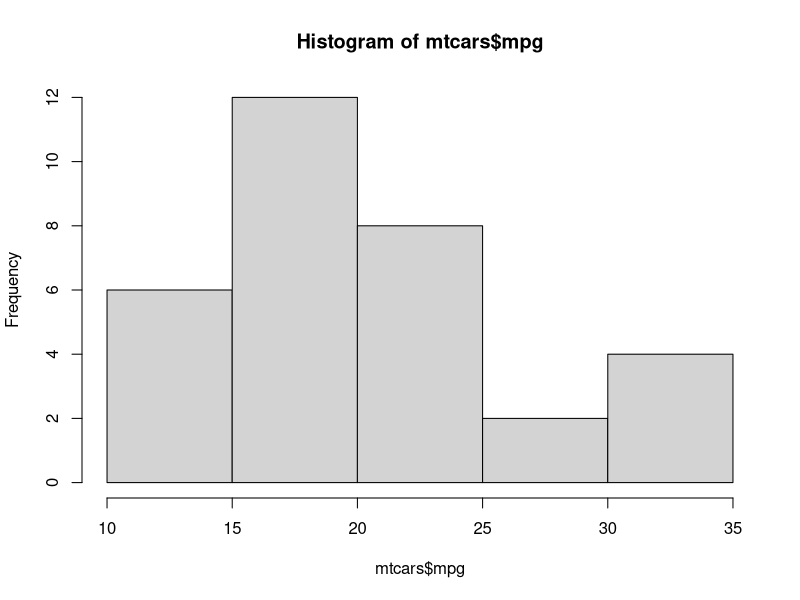
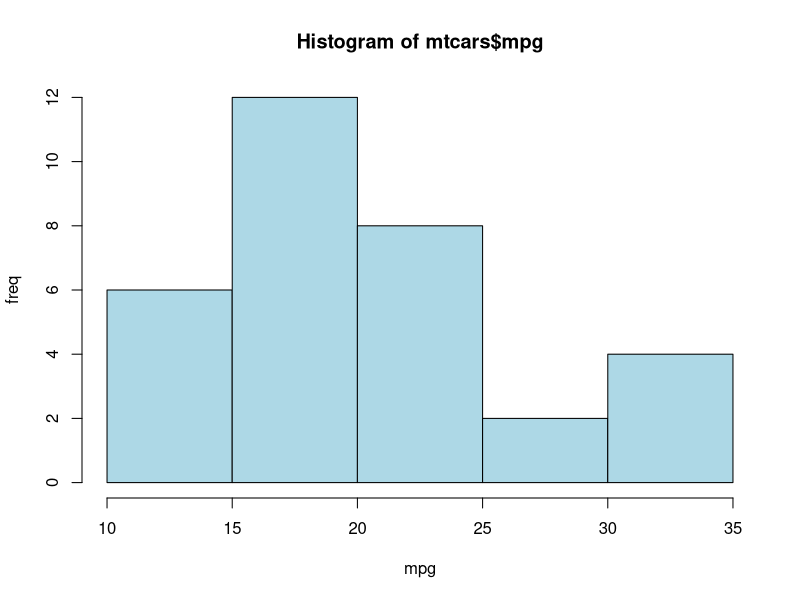
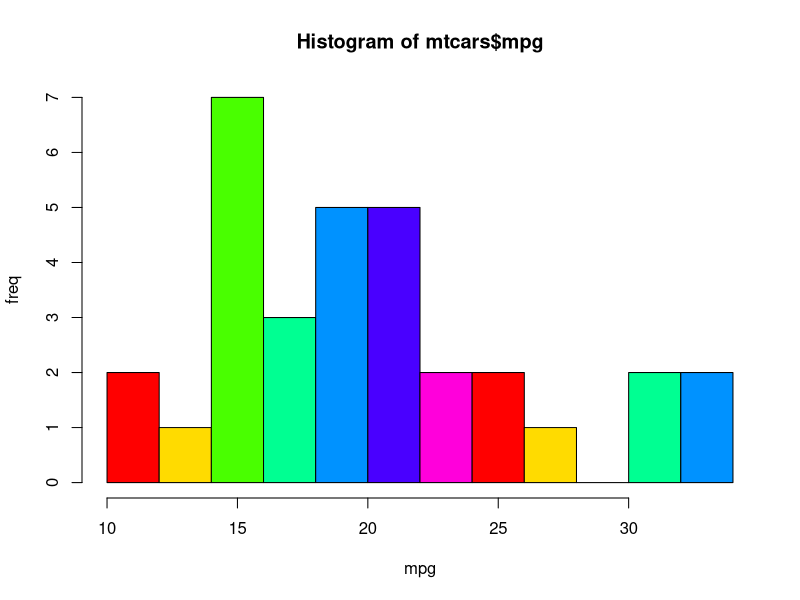
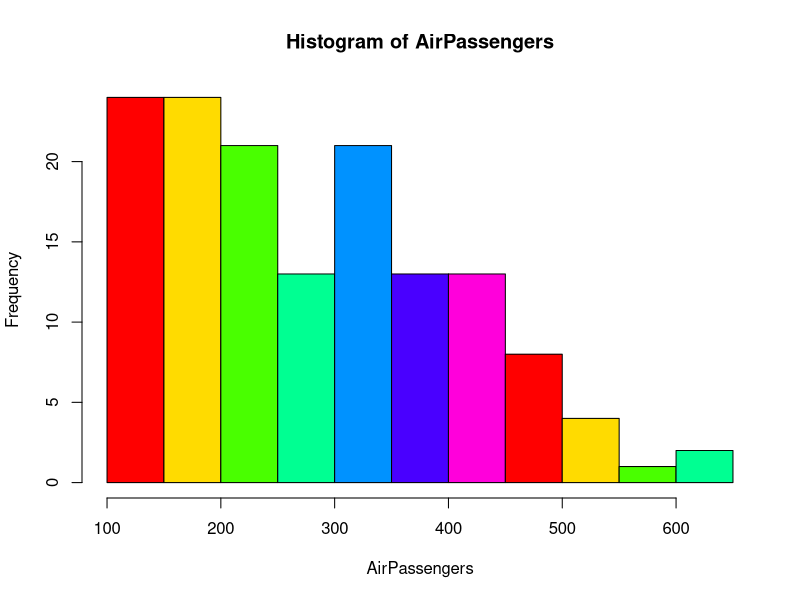
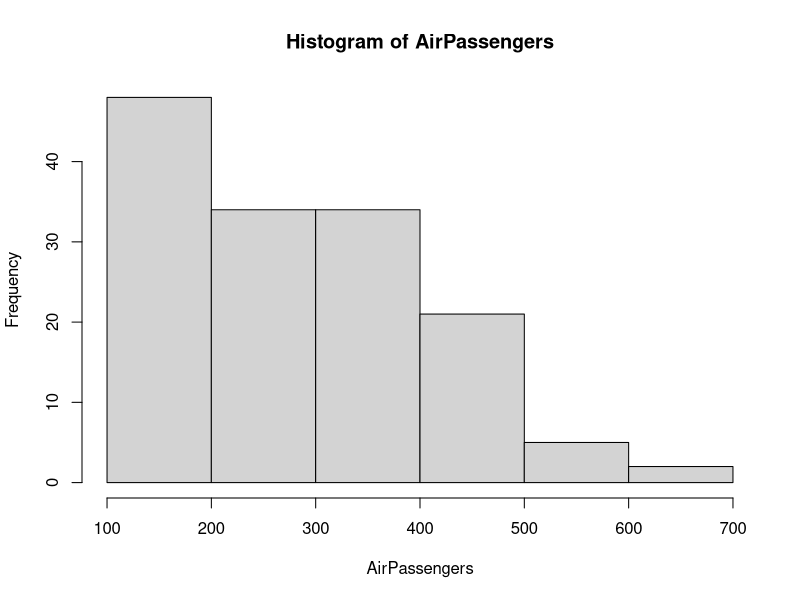
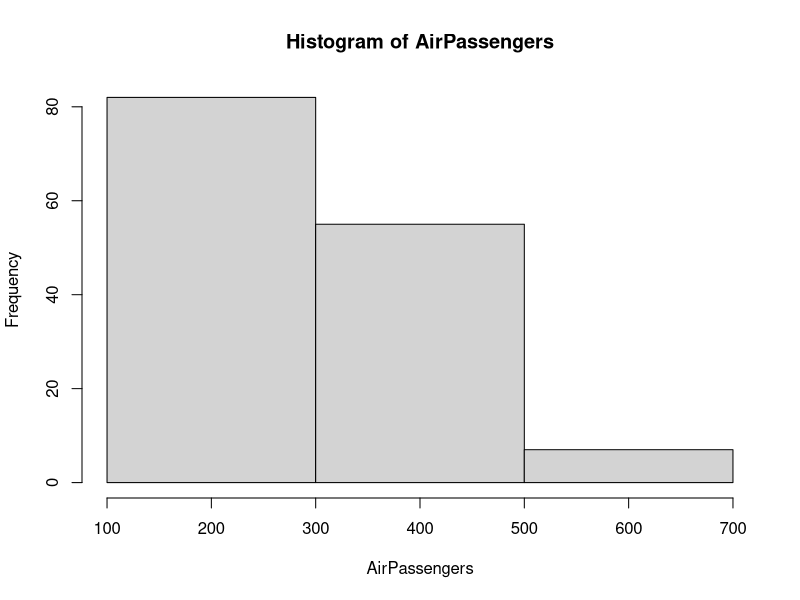
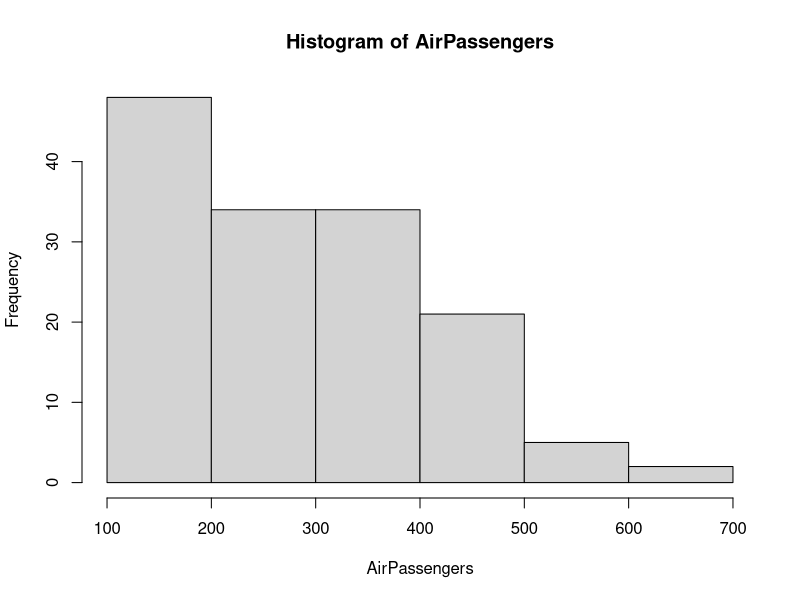
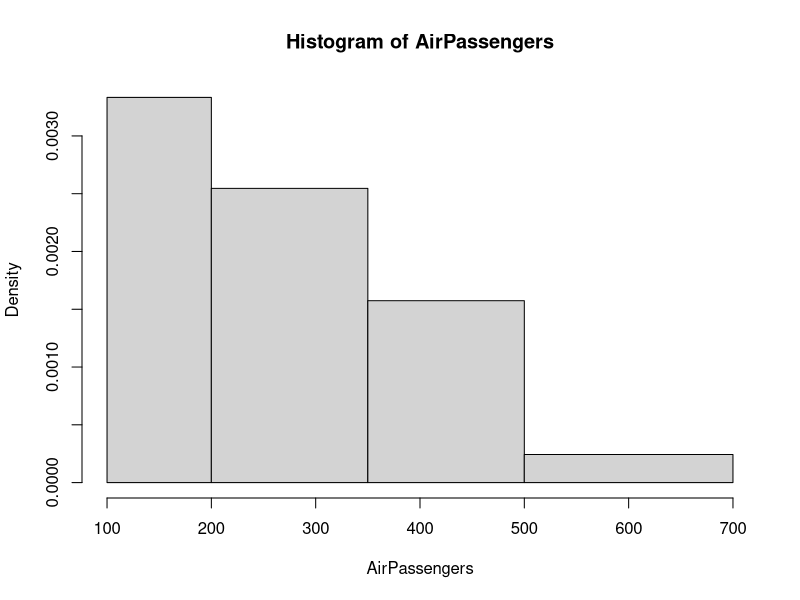

Here is the R script that generated these plots, in order:
###############################################################################



#Histogram



#Simple histogram



hist(mtcars$mpg)



#Colored histogram



?hist



#The width of each of the bar can be decided by using breaks.



hist(mtcars$mpg, breaks = 4, col = "lightblue", xlab = "mpg", ylab = "freq")



hist(mtcars$mpg, breaks = 15, col=rainbow(7), xlab = "mpg", ylab = "freq")



#Change of bin



hist(AirPassengers, col=rainbow(7))



#Histogram of the AirPassengers dataset with 5 breakpoints



hist(AirPassengers, breaks=5)



# If you want to have more control over the breakpoints between bins,



# you can enrich the breaks argument by giving it a vector of breakpoints.



# You can do this by using the c() function:



# Compute a histogram for the data values in AirPassengers,



# and set the bins such that they run from 100 to 300, 300 to 500 and 500 to 700.



hist(AirPassengers, breaks= c(100, 300, 500, 700))



# We can use seq(x, y, z) function instaed of c()



# x = begin number of the x-axis,



# y = end number of the x-axis



# z = the interval in which these numbers appear.



hist(AirPassengers, breaks= seq(100, 700, 100))



# Note that you can also combine the two functions:



# Make a histogram for the AirPassengers dataset, start at 100 on the x-axis,



# and from values 200 to 700, make the bins 150 wide



hist(AirPassengers, breaks=c(100, seq(200,600, 150), 700))



###############################################################################